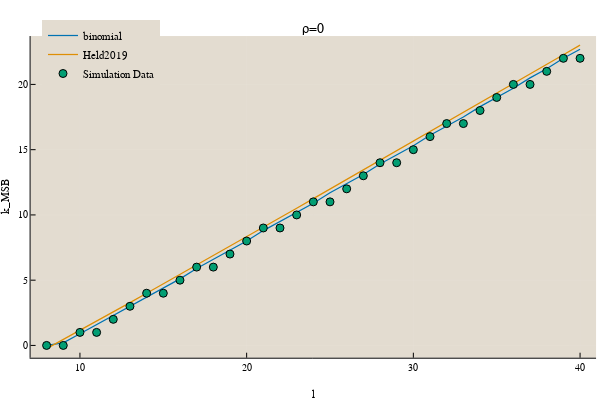

Notebook cell for this chart:
### Code cell
k_max_smooth, k_msb, Load_smooth, Load_msb = theoretical_smooth(0)
plot(8:40, k_max_smooth/10, ylabel="k_MSB", xlabel="l", label="binomial", legend=:topleft, title="ρ=0", titlefontsize=10)
plot!(8:40, k_msb, label="Held2019")
scatter!(8:40, [get_max(df, l, 0) for l in 8:40]./ 2, label="Simulation Data")

### Figure 1 — Plotly figure (JSON) as saved in the notebook; plotly's stock layout.template omitted (floating-point values rounded to 4 significant figures)
{"data": [{"colorbar": {"title": ""}, "legendgroup": "binomial", "line": {"color": "rgba(1, 115, 178, 1.000)", "dash": "solid", "shape": "linear", "width": 1.25}, "mode": "lines", "name": "binomial", "showlegend": true, "type": "scatter", "x": [8, 9, 10, 11, 12, 13, 14, 15, 16, 17, 18, 19, 20, 21, 22, 23, 24, 25, 26, 27, 28, 29, 30, 31, 32, 33, 34, 35, 36, 37, 38, 39, 40], "xaxis": "x1", "y": [0, 0.2, 0.9, 1.6, 2.3, 3, 3.7, 4.4, 5.1, 5.9, 6.6, 7.3, 8, 8.8, 9.5, 10.2, 10.9, 11.7, 12.4, 13.1, 13.9, 14.6, 15.3, 16.1, 16.8, 17.5, 18.3, 19, 19.7, 20.5, 21.2, 22, 22.7], "yaxis": "y1", "zmax": null, "zmin": null}, {"colorbar": {"title": ""}, "legendgroup": "Held2019", "line": {"color": "rgba(222, 143, 5, 1.000)", "dash": "solid", "shape": "linear", "width": 1.25}, "mode": "lines", "name": "Held2019", "showlegend": true, "type": "scatter", "x": [8, 9, 10, 11, 12, 13, 14, 15, 16, 17, 18, 19, 20, 21, 22, 23, 24, 25, 26, 27, 28, 29, 30, 31, 32, 33, 34, 35, 36, 37, 38, 39, 40], "xaxis": "x1", "y": [-0.243, 0.4524, 1.154, 1.859, 2.569, 3.282, 3.998, 4.715, 5.436, 6.157, 6.881, 7.606, 8.332, 9.059, 9.787, 10.52, 11.25, 11.98, 12.71, 13.44, 14.18, 14.91, 15.64, 16.38, 17.11, 17.85, 18.58, 19.32, 20.06, 20.8, 21.53, 22.27, 23.01], "yaxis": "y1", "zmax": null, "zmin": null}, {"colorbar": {"title": ""}, "legendgroup": "Simulation Data", "marker": {"color": "rgba(2, 158, 115, 1.000)", "line": {"color": "rgba(0, 0, 0, 1.000)", "width": 1}, "size": 8, "symbol": "circle"}, "mode": "markers", "name": "Simulation Data", "showlegend": true, "type": "scatter", "x": [8, 9, 10, 11, 12, 13, 14, 15, 16, 17, 18, 19, 20, 21, 22, 23, 24, 25, 26, 27, 28, 29, 30, 31, 32, 33, 34, 35, 36, 37, 38, 39, 40], "xaxis": "x1", "y": [0, 0, 1, 1, 2, 3, 4, 4, 5, 6, 6, 7, 8, 9, 9, 10, 11, 11, 12, 13, 14, 14, 15, 16, 17, 17, 18, 19, 20, 20, 21, 22, 22], "yaxis": "y1", "zmax": null, "zmin": null}], "layout": {"annotations": [{"font": {"color": "rgba(0, 0, 0, 1.000)", "family": "Lucida Sans Unicode", "size": 14}, "rotation": 0, "showarrow": false, "text": "ρ=0", "x": 0.5222, "xanchor": "center", "xref": "paper", "y": 1, "yanchor": "top", "yref": "paper"}], "height": 400, "legend": {"bgcolor": "rgba(227, 220, 208, 1.000)", "bordercolor": "rgba(227, 220, 208, 1.000)", "borderwidth": 1, "font": {"color": "rgba(0, 0, 0, 1.000)", "family": "sans-serif", "size": 11}, "tracegroupgap": 0, "traceorder": "normal", "x": 0.07, "xanchor": "left", "y": 1, "yanchor": "top"}, "margin": {"b": 20, "l": 0, "r": 0, "t": 20}, "paper_bgcolor": "rgba(255, 255, 255, 1.000)", "plot_bgcolor": "rgba(227, 220, 208, 1.000)", "showlegend": true, "width": 600, "xaxis": {"anchor": "y1", "domain": [0.05101, 0.9934], "gridcolor": "rgba(255, 255, 255, 0.100)", "gridwidth": 0.5, "linecolor": "rgba(0, 0, 0, 1.000)", "mirror": false, "range": [7.04, 40.96], "showgrid": true, "showline": true, "showticklabels": true, "tickangle": 0, "tickcolor": "rgb(0, 0, 0)", "tickfont": {"color": "rgba(0, 0, 0, 1.000)", "family": "Lucida Sans Unicode", "size": 10}, "tickmode": "array", "ticks": "inside", "ticktext": ["10", "20", "30", "40"], "tickvals": [10, 20, 30, 40], "title": "l", "titlefont": {"color": "rgba(0, 0, 0, 1.000)", "family": "Lucida Sans Unicode", "size": 11}, "type": "-", "visible": true, "zeroline": false, "zerolinecolor": "rgba(0, 0, 0, 1.000)"}, "yaxis": {"anchor": "x1", "domain": [0.06193, 0.9554], "gridcolor": "rgba(255, 255, 255, 0.100)", "gridwidth": 0.5, "linecolor": "rgba(0, 0, 0, 1.000)", "mirror": false, "range": [-0.9406, 23.71], "showgrid": true, "showline": true, "showticklabels": true, "tickangle": 0, "tickcolor": "rgb(0, 0, 0)", "tickfont": {"color": "rgba(0, 0, 0, 1.000)", "family": "Lucida Sans Unicode", "size": 10}, "tickmode": "array", "ticks": "inside", "ticktext": ["0", "5", "10", "15", "20"], "tickvals": [0, 5, 10, 15, 20], "title": "k_MSB", "titlefont": {"color": "rgba(0, 0, 0, 1.000)", "family": "Lucida Sans Unicode", "size": 11}, "type": "-", "visible": true, "zeroline": false, "zerolinecolor": "rgba(0, 0, 0, 1.000)"}}}
